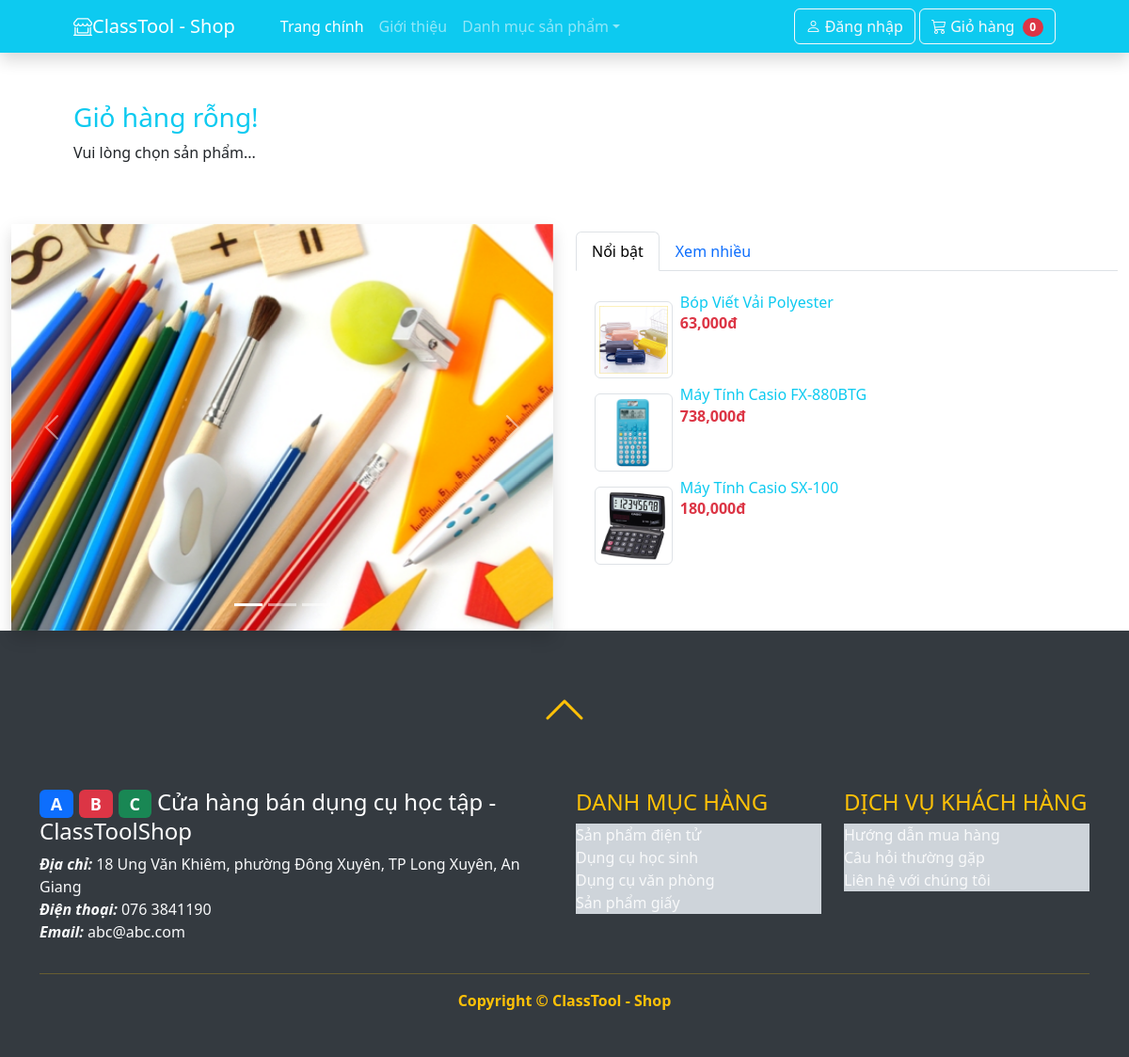
The app's page /index.php?action=giohang with its own data.
### tables this page shows
CREATE TABLE `mathang` (
  `id` int(11) NOT NULL,
  `tenmathang` varchar(255) NOT NULL,
  `mota` text DEFAULT NULL,
  `giagoc` float NOT NULL DEFAULT 0,
  `giaban` float NOT NULL DEFAULT 0,
  `soluongton` int(11) NOT NULL DEFAULT 0,
  `hinhanh` varchar(255) DEFAULT NULL,
  `danhmuc_id` int(11) NOT NULL,
  `luotxem` int(11) NOT NULL DEFAULT 0,
  `luotmua` int(11) NOT NULL DEFAULT 0,
  `ncc_id` int(11) NOT NULL DEFAULT 1 COMMENT 'ID Nhà Cung Cấp, Khóa ngoại nối đến bảng nhacungcap'
);

CREATE TABLE `danhmuc` (
  `id` int(11) NOT NULL,
  `tendanhmuc` varchar(50) NOT NULL
);

### model/mathang.php (called while the page is built, shortened)
<?php
class MATHANG{
    public function laymathangxemnhieu(){
        $dbcon = DATABASE::connect();
        try{
            $sql = "SELECT * FROM mathang ORDER BY luotxem DESC LIMIT 3";
            $cmd = $dbcon->prepare($sql);
            $cmd->execute();
            $result = $cmd->fetchAll();
            return $result;
        }
        catch(PDOException $e){
            $error_message = $e->getMessage();
            echo "<p>Lỗi truy vấn: $error_message</p>";
            exit();
        }
    }
}
?>

### model/danhmuc.php (called while the page is built, shortened)
<?php
class DANHMUC{
    public function laydanhmuc(){
        $dbcon = DATABASE::connect();
        try{
            $sql = "SELECT * FROM danhmuc";
            $cmd = $dbcon->prepare($sql);
            $cmd->execute();
            $result = $cmd->fetchAll();
            return $result;
        }
        catch(PDOException $e){
            $error_message = $e->getMessage();
            echo "<p>Lỗi truy vấn: $error_message</p>";
            exit();
        }
    }
}
?>

### public/inc/topview.php (the view)
<div class="d-flex flex-column">
<?php foreach($mathangxemnhieu as $x): ?>
	<div style="max-height:100px"><a class="text-decoration-none" href="index.php?action=detail&id=<?php echo $x["id"]; ?>">
		<img style="max-width:15%" class="img-thumbnail float-start m-2"
			src="../<?php echo $x["hinhanh"]; ?>"
			alt="<?php echo $x["tenmathang"]; ?>">
		<h6 class="card-title text-info"><?php echo $x["tenmathang"]; ?></h6>
		<p class="card-text text-danger fw-bold"><?php echo number_format($x["giaban"]); ?>đ</p>	</a>
	</div>
<?php endforeach; ?>
</div>

### public/inc/bottom.php (shortened to what this page needs)
            </div>
        </section>
        <section>
            <div class="container-fluid">
                <div class="row">
                    <div class="col-md-6">
                        <?php include("inc/carousel.php"); ?>
                    </div>
                    <div class="col-md-6 pt-2">
                      <ul class="nav nav-tabs" role="tablist">
                        <li class="nav-item">
                          <a class="nav-link active" data-bs-toggle="tab" href="#menu1">Nổi bật</a>
                        </li>
                        <li class="nav-item">
                          <a class="nav-link" data-bs-toggle="tab" href="#menu2">Xem nhiều</a>
                        </li>
                      </ul>
                      <div class="tab-content">
                        <div id="menu1" class="container tab-pane active"><br>
                          <?php include("inc/topview.php"); ?>
                        </div>
                      </div>
                    </div>
                </div>
            </div>
        </section>
        <footer class="py-5" style="background-color:#343a40;">
    <div class="text-center mb-5">
        <a class="text-warning" href="#top">
            <i class="bi bi-chevron-up" style="font-size: 3rem; font-weight: bold;"></i>
        </a>
    </div>
    <div class="container">
        <div class="row">
            <div class="col-md-6 text-light">
                <a href="index.php" class="text-decoration-none text-white">
                    <h4>
                        <span class="badge text-white bg-primary">A</span>
                        <span class="badge text-white bg-danger">B</span>
                        <span class="badge text-white bg-success">C</span>
                        Cửa hàng bán dụng cụ học tập - ClassToolShop
                    </h4>
                </a>
                <p>
                    <b><i>Địa chỉ:</i></b> 18 Ung Văn Khiêm, phường Đông Xuyên, TP Long Xuyên, An Giang<br>
                    <b><i>Điện thoại:</i></b> 076 3841190<br>
                    <b><i>Email:</i></b> abc@abc.com
                </p>
            </div>
            <div class="col-md-3 text-light">
                <h4 style="color:#ffc107;">DANH MỤC HÀNG</h4>
                <?php foreach ($danhmuc as $d): ?>
                    <a class="list-group-item list-group-item-dark text-light" href="?action=group&id=<?php echo $d["id"]; ?>">
                        <?php echo $d["tendanhmuc"]; ?>
                    </a>
                <?php endforeach; ?>
            </div>
            <div class="col-md-3 text-light">
                <h4 style="color:#ffc107;">DỊCH VỤ KHÁCH HÀNG</h4>
                <a href="#" class="list-group-item list-group-item-dark text-light">Hướng dẫn mua hàng</a>
                <a href="#" class="list-group-item list-group-item-dark text-light">Câu hỏi thường gặp</a>
                <a href="#" class="list-group-item list-group-item-dark text-light">Liên hệ với chúng tôi</a>
            </div>
        </div>
        <hr style="border-color:#ffc107;">
        <p class="m-0 text-center text-warning fw-bolder">Copyright &copy; ClassTool - Shop</p>
    </div>
</footer>
    </body>
</html>

### records on screen
mathang: hinhanh (picture), tenmathang "Bóp Viết Vải Polyester", giaban "63,000"
mathang: hinhanh (picture), tenmathang "Máy Tính Casio FX-880BTG", giaban "738,000"
mathang: hinhanh (picture), tenmathang "Máy Tính Casio SX-100", giaban "180,000"
danhmuc: tendanhmuc "Sản phẩm điện tử"
danhmuc: tendanhmuc "Dụng cụ học sinh"
danhmuc: tendanhmuc "Dụng cụ văn phòng"
danhmuc: tendanhmuc "Sản phẩm giấy"

### other values on screen
demhangtronggio() "0"
